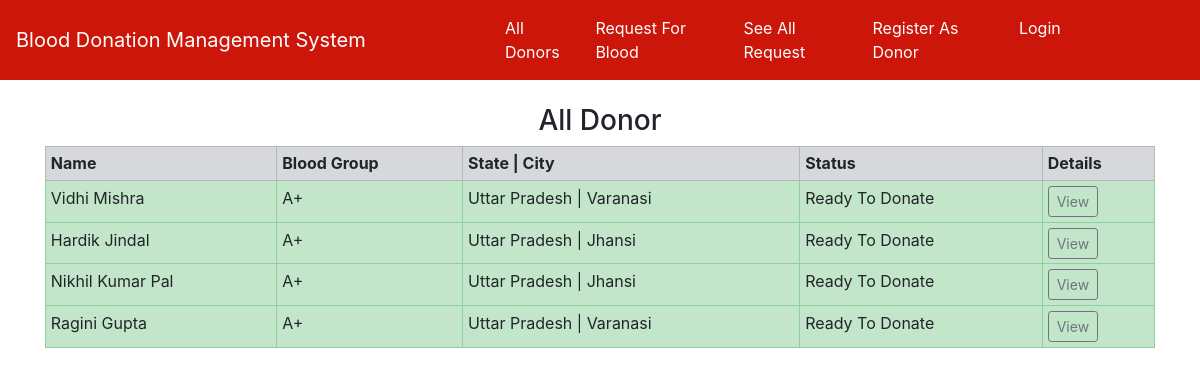
The page /donors_list/1/ on the database its author committed.
### home/models.py (models this page shows, shortened)
class Donor(models.Model):
    donor = models.OneToOneField(User, on_delete=models.CASCADE, blank=True, null=True)
    date_of_birth = models.CharField(max_length=100)
    phone = models.CharField(max_length=10)
    city = models.CharField(max_length=100)
    state = models.CharField(max_length=100)
    address = models.TextField(max_length=500, default="")
    blood_group = models.ForeignKey(BloodGroup, on_delete=models.CASCADE)
    gender = models.CharField(max_length=10)
    image = models.ImageField(upload_to="")
    ready_to_donate = models.BooleanField(default=True)

class BloodGroup(models.Model):
    name = models.CharField(max_length=5)
    def __str__(self):
        return self.name

### home/views.py (the view)
# urls.py: path("donors_list/<int:myid>/", views.donors_list, name="donors_list"),
def donors_list(request, myid):
    blood_groups = BloodGroup.objects.filter(id=myid).first()
    donor = Donor.objects.filter(blood_group=blood_groups)
    return render(request, "donors_list.html", {'donor':donor})

### home/templates/donors_list.html (shortened to what this page needs)
{% extends 'base.html' %}
{% block body %}
<div class="container">
{% if donor %}
<h3 class="text-center">All Donor</h3>
<table class="table table-sm table-bordered">
  <tr class="table-secondary">
    <th>Name</th>
    <th>Blood Group</th>
    <th>State | City</th>
    <th>Status</th>
    <th>Details</th>
  </tr>
  {% for i in donor %}
    {% if i.ready_to_donate %}
      <tr class="table-success">
        <td>{{i.donor.get_full_name}}</td>
        <td>{{i.blood_group}}</td>
        <td>{{i.state}} | {{i.city}}</td>
        <td>Ready To Donate</td>
        <td><a href="/donors_details/{{i.id}}/" class="btn btn-sm btn-outline-secondary">View</a></td>
      </tr>
    {% endif %}
  {% endfor %}
</table>
{% else %}
<h2>No Donor Available</h2>
{% endif %}
</div>
{% endblock %}

### rows shown on the page
Donor: donor.get_full_name "Vidhi Mishra", blood_group "A+", state "Uttar Pradesh", city "Varanasi"
Donor: donor.get_full_name "Hardik Jindal", blood_group "A+", state "Uttar Pradesh", city "Jhansi"
Donor: donor.get_full_name "Nikhil Kumar Pal", blood_group "A+", state "Uttar Pradesh", city "Jhansi"
Donor: donor.get_full_name "Ragini Gupta", blood_group "A+", state "Uttar Pradesh", city "Varanasi"
